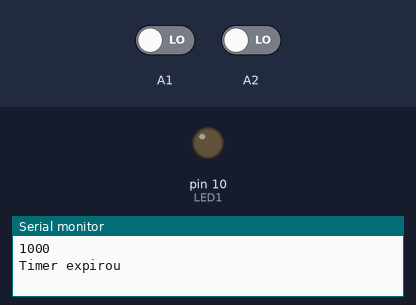
This sketch was run on a simulated Arduino Uno, built with avr-gcc and run on an emulated ATmega328P. Shown: output pins drawn as LEDs (lit = HIGH), the last lines printed to the serial monitor. Dashed ring = blinking. Inputs (shaded band) come from the test bench; at power-on: A1 LOW, A2 LOW.

Above: at 1.2 s.
1.3 s: A1 driven HIGH
At 2.8 s:
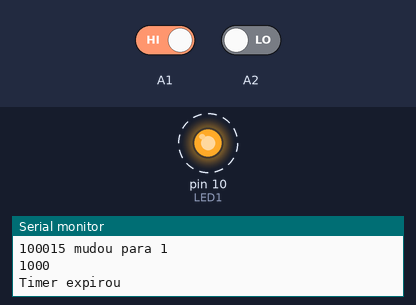
Timing chart, 0 to 10.3 s (numbered marks = the images above; inputs shaded):
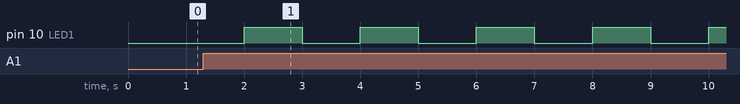

Measured:
- by itself, pin 10 (LED1): alternates HIGH for 1.0 s and LOW for 1.0 s

The sketch:

event_driven.ino
```cpp
#include "event_driven.h"
#include "arduino1.h"

unsigned long old = millis();
unsigned long timer = 0;
int valorAntigo[3];
int observaBotao[3];

void setup() {
  int i;
  for(i = 0; i < 3; i++) {
    observaBotao[i] = 0;
    valorAntigo[i] = 0;
   }
  inicia();
}

void button_listen(int pin) {
  pinMode(pin, INPUT);
  observaBotao[pin - KEY1] = 1;
}

void timer_set(int ms) {
  timer = ms;
}

void loop() {

  if(millis() - old >= timer) {
    timer_expired();
    old = millis();
  }

  int i;
  for(i = 0; i < 3; i++) {
    if(observaBotao[i]) {
      int valor = digitalRead(i + KEY1);
      if(valor != valorAntigo[i]) {
        button_changed(i + KEY1, valor);
        valorAntigo[i] = valor;
      }
    }
  }
}
```

arduino1.h
```cpp
#define LED1       10
#define LED2       11
#define LED3       12
#define LED4       13
#define BUZZ        3
#define KEY1       A1
#define KEY2       A2
#define KEY3       A3
#define POT        A0

void button_changed(int pin, int v);
void timer_expired(void);
void inicia(void);
```

arduino1.ino
```cpp
#include "arduino1.h"

bool ledOn = false;
int maxSeg = 1000;

unsigned long time_but1 = 0;
unsigned long time_but2 = 0;

int lastBut1 = 1;
int lastBut2 = 1;

void inicia(void) {
  Serial.begin(9600);
  pinMode(LED1, OUTPUT);
  button_listen(KEY1);
  button_listen(KEY2);
  timer_set(maxSeg);
}

void button_changed(int pin, int v) {
  Serial.print(maxSeg);
  if(pin == KEY1 && !v) {
    time_but1 = millis();
  }
  if(pin == KEY2 && !v) {
    time_but2 = millis();
  }

  if((time_but1 || time_but2) && abs(time_but1 - time_but2) < 500) {
    Serial.print("entro aki");
    digitalWrite(LED1, LOW);
    while(1);
  }

  if(pin == KEY1 && v && !lastBut1) {
    maxSeg /= 1.1;
    timer_set(maxSeg);
  }

  if(pin == KEY2 && v && !lastBut2) {
    maxSeg *= 1.1;
    timer_set(maxSeg);
  }

  lastBut1 = v;
  lastBut2 = v;

  Serial.print(pin);
  Serial.print(" mudou para ");
  Serial.println(v);
}

void timer_expired() {
  if(ledOn)
    digitalWrite(LED1, HIGH);
  else
    digitalWrite(LED1, LOW);
  ledOn = !ledOn;
  Serial.println(maxSeg);
  timer_set(maxSeg);
  Serial.println("Timer expirou");
}
```

event_driven.h
```cpp
void button_listen(int pin);
void timer_set(int ms);
```
